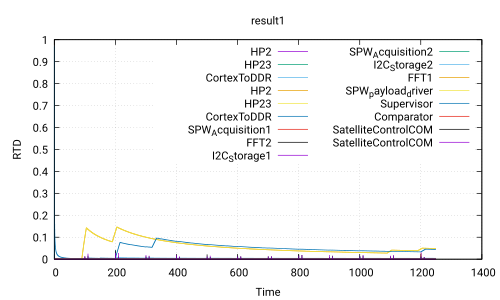

Reproduce this figure in gnuplot.
 set title 'result1'
 set ylabel 'RTD'
 set xlabel 'Time'
 set grid
 set term pdf
 set output 'Use_case_DoubleCamera_Safety.ATIPPIC.executable320.0_100.0.pdf'
 plot 'Use_case_DoubleCamera_Safety.ATIPPIC.executable320.0_100.0.csv' using 1:2 with lines title 'HP2','Use_case_DoubleCamera_Safety.ATIPPIC.executable320.0_100.0.csv' using 1:3 with lines title 'HP23','Use_case_DoubleCamera_Safety.ATIPPIC.executable320.0_100.0.csv' using 1:4 with lines title 'CortexToDDR','Use_case_DoubleCamera_Safety.ATIPPIC.executable320.0_100.0.csv' using 1:5 with lines title 'HP2','Use_case_DoubleCamera_Safety.ATIPPIC.executable320.0_100.0.csv' using 1:6 with lines title 'HP23','Use_case_DoubleCamera_Safety.ATIPPIC.executable320.0_100.0.csv' using 1:7 with lines title 'CortexToDDR','Use_case_DoubleCamera_Safety.ATIPPIC.executable320.0_100.0.csv' using 1:8 with lines title 'SPW_Acquisition1','Use_case_DoubleCamera_Safety.ATIPPIC.executable320.0_100.0.csv' using 1:9 with lines title 'FFT2','Use_case_DoubleCamera_Safety.ATIPPIC.executable320.0_100.0.csv' using 1:10 with lines title 'I2C_Storage1','Use_case_DoubleCamera_Safety.ATIPPIC.executable320.0_100.0.csv' using 1:11 with lines title 'SPW_Acquisition2','Use_case_DoubleCamera_Safety.ATIPPIC.executable320.0_100.0.csv' using 1:12 with lines title 'I2C_Storage2','Use_case_DoubleCamera_Safety.ATIPPIC.executable320.0_100.0.csv' using 1:13 with lines title 'FFT1','Use_case_DoubleCamera_Safety.ATIPPIC.executable320.0_100.0.csv' using 1:14 with lines title 'SPW_payload_driver','Use_case_DoubleCamera_Safety.ATIPPIC.executable320.0_100.0.csv' using 1:15 with lines title 'Supervisor','Use_case_DoubleCamera_Safety.ATIPPIC.executable320.0_100.0.csv' using 1:16 with lines title 'Comparator','Use_case_DoubleCamera_Safety.ATIPPIC.executable320.0_100.0.csv' using 1:17 with lines title 'SatelliteControlCOM','Use_case_DoubleCamera_Safety.ATIPPIC.executable320.0_100.0.csv' using 1:18 with lines title 'SatelliteControlCOM'
